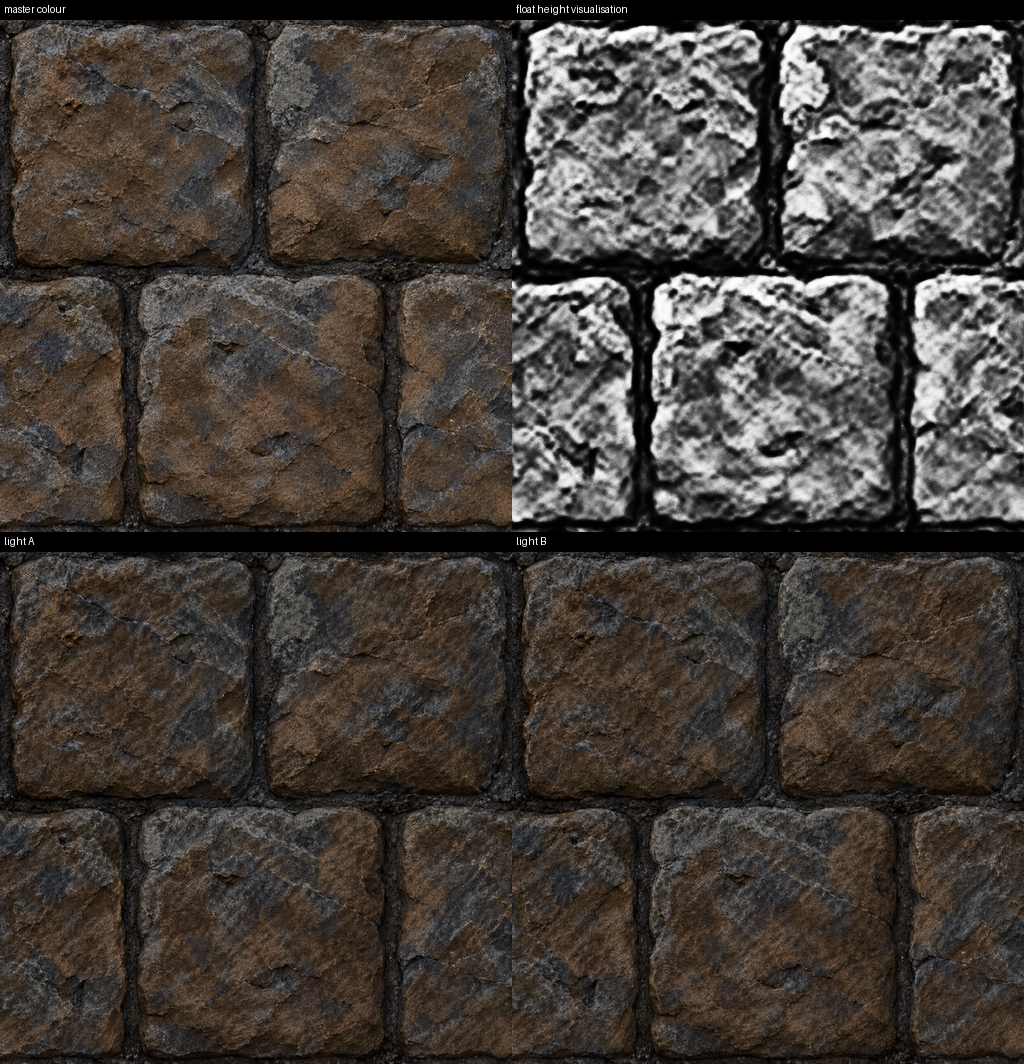

Python code for this plot:
from pathlib import Path
import importlib.util,json,hashlib
import numpy as np
from PIL import Image,ImageDraw
root=Path(__file__).resolve().parents[5];out=Path(__file__).parent
spec=importlib.util.spec_from_file_location('oracle',root/'tests/hexen2_texture_tiers_test.py');o=importlib.util.module_from_spec(spec);spec.loader.exec_module(o)
b=root/'assets/authoring/texture_sheets/sources/quake-world-2026-10-20/parallel-020/wwall1_1/master'
a=Image.open(b/'color.png').convert('RGB');h=np.load(b/'height.npy');n=o.cyclic_normals(h.astype(float))
sheet=Image.new('RGB',(1024,1064));d=ImageDraw.Draw(sheet)
entries=[('master colour',a),('float height visualisation',Image.fromarray(np.uint8(np.round(h*255))).convert('RGB'))]
for label,l in [('light A',np.array([.6,.3,.75])),('light B',np.array([-.6,-.3,.75]))]:
 l=l/np.linalg.norm(l);v=.35+.65*np.clip((n*l).sum(2),0,1);entries.append((label,Image.fromarray(np.uint8(np.clip(np.asarray(a)*v[:,:,None],0,255)))))
for i,(label,im) in enumerate(entries):
 x=(i%2)*512;y=(i//2)*532;sheet.paste(im,(x,y+20));d.text((x+4,y+3),label,fill='white')
sheet.save(out/'pre-tier.png')
pairs=[{'face':[210,120],'joint':[258,120]},{'face':[310,175],'joint':[259,175]},{'face':[200,215],'joint':[200,254]},{'face':[285,290],'joint':[285,254]},{'face':[85,375],'joint':[130,375]},{'face':[350,385],'joint':[391,385]}]
for row in pairs:
 for role in ('face','joint'):
  x,y=row[role];row[role+'MeanHeight']=float(h[y-2:y+3,x-2:x+3].mean())
 row['faceAboveJoint']=row['faceMeanHeight']>row['jointMeanHeight']
r={'scope':'Pre-tier semantic samples classified on actual master RGB and native layout, independent of brightness thresholds. Six local face/joint witnesses, not exhaustive art acceptance.','coordinateSpace':'512x512 master pixels;5x5 means','samples':pairs,'allSampledFacesAboveJoints':all(x['faceAboveJoint'] for x in pairs),'heightDtype':str(h.dtype),'finite':bool(np.isfinite(h).all()),'range':[float(h.min()),float(h.max())],'masterSha256':hashlib.sha256((b/'master.json').read_bytes()).hexdigest(),'diagnostic':'pre-tier.png'}
(out/'pre-tier.json').write_text(json.dumps(r,indent=2)+'\n');print(json.dumps(r,indent=2))
